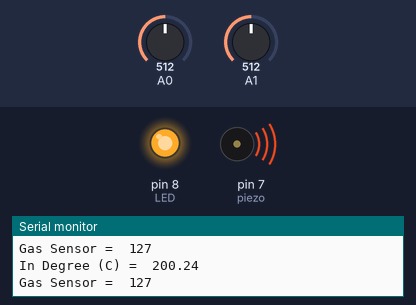
Simulated run of this sketch. Board: Arduino Uno, built with avr-gcc and run on an emulated ATmega328P. On the bench: output pins drawn as LEDs (lit = HIGH), buzzer (waves = sounding, pin HIGH), the last lines printed to the serial monitor. The test bench sets the inputs (shaded band); at power-on: A0 = 512, A1 = 512.

Above: at 1.8 s.
1.9 s: A0 set to 279
3.4 s: A0 set to 250
At 4.7 s:
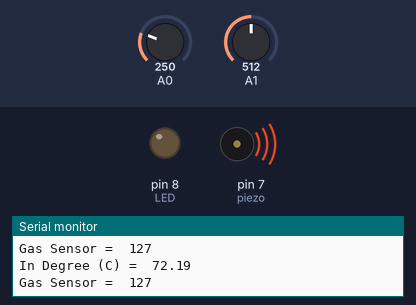
5.5 s: A1 set to 277
7.2 s: A1 set to 246
At 9.1 s:
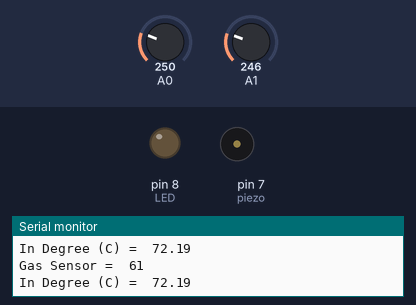
9.5 s: A0 set to 306
At 10.7 s:
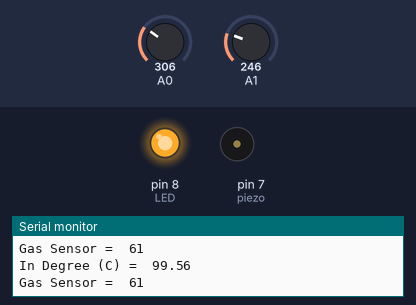
11.5 s: A0 set to 122
At 12.3 s:
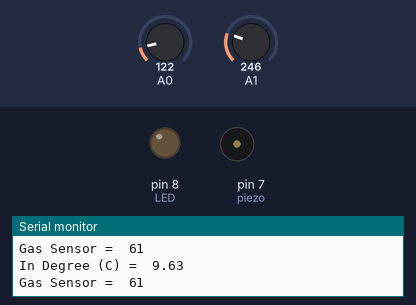
Timing chart, 0 to 14.5 s (numbered marks = the images above; inputs shaded):
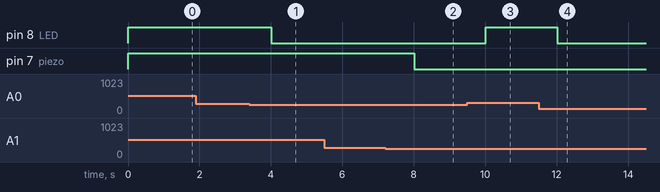

Measured:
- the behaviour switches between 266 and 265 on A0 (found by bisection; images 0 and 1)
- the behaviour switches between 261 and 260 on A1 (found by bisection; images 1 and 2)
- after the input at 3.4 s, pin 8 (LED): HIGH → LOW after 0.61 s
- after the input at 7.2 s, pin 7 (piezo): HIGH → LOW after 0.81 s
- after the input at 9.5 s, pin 8 (LED): LOW → HIGH after 0.51 s
- after the input at 11.5 s, pin 8 (LED): HIGH → LOW after 0.51 s

The sketch:

sketch_mar15a.ino
```cpp
float temp;
float vout;
float vout1;
int LED = 8;
int gasSensor;
int piezo = 7;

void setup() {
  pinMode(A0, INPUT);
  pinMode(A1, INPUT);
  pinMode(LED, OUTPUT);
  pinMode(piezo, OUTPUT);
  Serial.begin(1200);
}

int readSensor() {
  unsigned int sensorValue = analogRead(A1);
  unsigned int outputValue = map(sensorValue, 0, 1023, 0, 255);
  return outputValue;
}

void loop() {
  vout = analogRead(A0);
  vout1 = (vout/1023) * 5000;
  temp = (vout1 - 500) / 10;
  gasSensor = readSensor();

  if (temp >= 80) {
    digitalWrite(LED, HIGH);
  }
  else {
    digitalWrite(LED, LOW);
  }

  if (gasSensor >= 65) {
    digitalWrite(piezo, HIGH);
  }
  else {
    digitalWrite(piezo, LOW);
  }
  Serial.print("In Degree (C) = ");
  Serial.print(" ");
  Serial.print(temp);
  Serial.println();
  Serial.print("Gas Sensor = ");
  Serial.print(" ");
  Serial.print(gasSensor);
  Serial.println();
  delay(1000);
}
```
